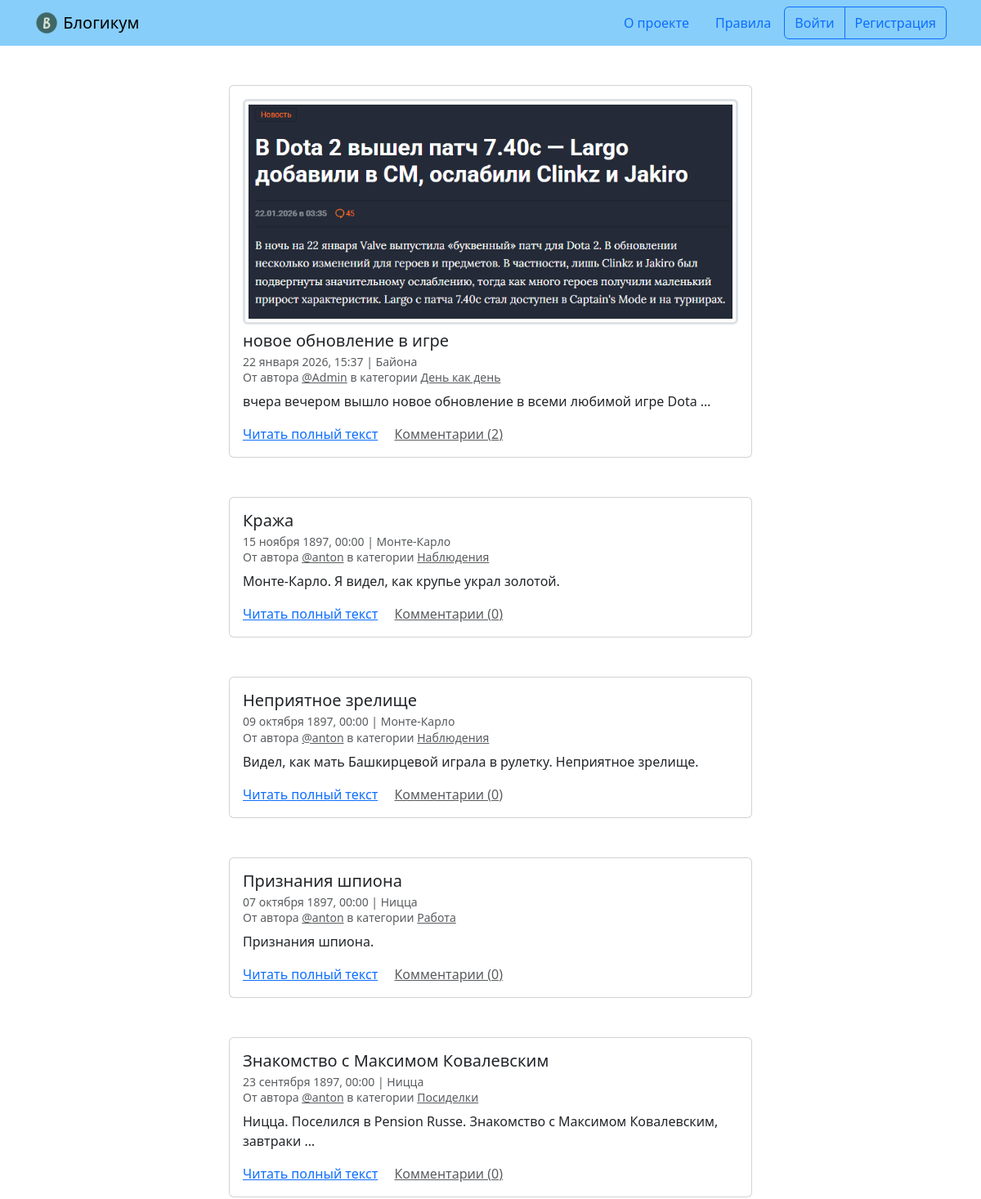
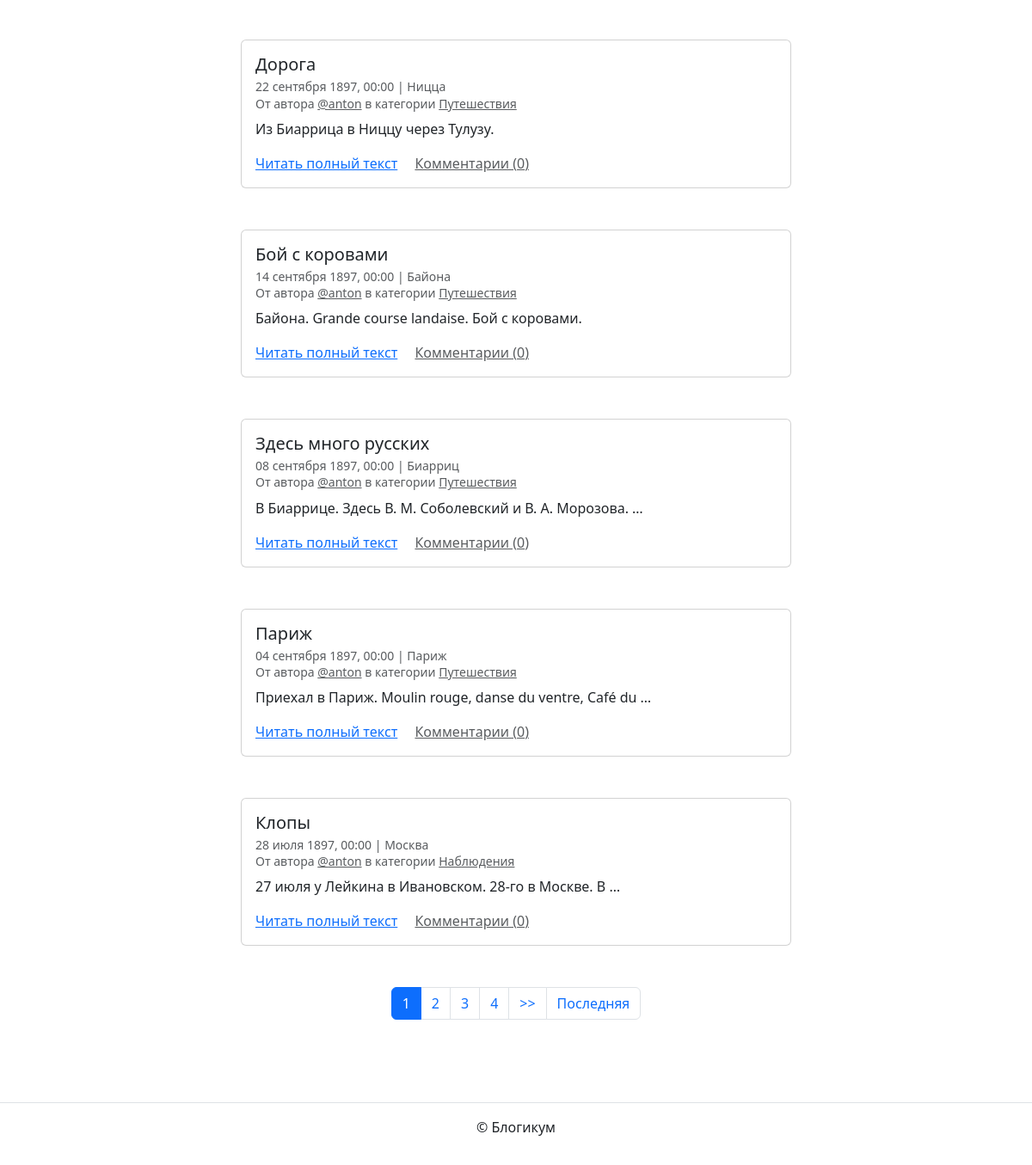
The page / on the database its author committed (2 pictures, top to bottom).
### blog/models.py (models this page shows)
class BaseModel(models.Model):
    is_published = models.BooleanField(
        default=True,
        verbose_name='Опубликовано',
        help_text='Снимите галочку, чтобы скрыть публикацию.'
    )
    created_at = models.DateTimeField(
        auto_now_add=True,
        verbose_name='Добавлено'
    )
    class Meta:
        abstract = True

class Post(BaseModel):
    title = models.CharField(max_length=TEXT_LENGTH, verbose_name='Заголовок')
    text = models.TextField(verbose_name='Текст')
    pub_date = models.DateTimeField(
        verbose_name='Дата и время публикации',
        help_text='Если установить дату и время в будущем — '
                  'можно делать отложенные публикации.'
    )
    image = models.ImageField('Фото', upload_to='posts_images', blank=True)
    author = models.ForeignKey(
        User,
        on_delete=models.CASCADE,
        verbose_name='Автор публикации',
        related_name='posts'
    )
    location = models.ForeignKey(
        Location,
        on_delete=models.SET_NULL,
        null=True,
        verbose_name='Местоположение',
        related_name='posts'
    )
    category = models.ForeignKey(
        Category,
        on_delete=models.SET_NULL,
        null=True,
        verbose_name='Категория',
        related_name='posts'
    )
    class Meta:
        verbose_name = 'публикация'
        verbose_name_plural = 'Публикации'

class Location(BaseModel):
    name = models.CharField(max_length=TEXT_LENGTH,
                            verbose_name='Название места')
    class Meta:
        verbose_name = 'местоположение'
        verbose_name_plural = 'Местоположения'

class Category(BaseModel):
    title = models.CharField(max_length=TEXT_LENGTH, verbose_name='Заголовок')
    description = models.TextField(verbose_name='Описание')
    slug = models.SlugField(
        unique=True,
        verbose_name='Идентификатор',
        help_text='Идентификатор страницы для URL; разрешены символы '
                  'латиницы, цифры, дефис и подчёркивание.'
    )
    class Meta:
        verbose_name = 'категория'
        verbose_name_plural = 'Категории'

### blog/views.py (the view)
def index(request):
    posts = get_posts(
        is_published=True,
        category__is_published=True,
        pub_date__lte=datetime.now())
    page_obj = get_paginator(request, posts)
    context = {'page_obj': page_obj}
    return render(request, 'blog/index.html', context)

### blog/views.py (called while the page is built)
def get_posts(**kwargs):
    return Post.objects.select_related(
        'category',
        'location',
        'author'
    ).annotate(comment_count=Count('comments')
               ).filter(**kwargs).order_by('-pub_date')

def get_paginator(request, queryset,
                  number_of_pages=NUMBER_OF_PAGINATOR_PAGES):
    paginator = Paginator(queryset, number_of_pages)
    page_number = request.GET.get('page')
    return paginator.get_page(page_number)

### templates/blog/index.html (shortened to what this page needs)
{% extends "base.html" %}
{% block content %}
  {% for post in page_obj %}
    <article class="mb-5">
      {% include "includes/post_card.html" %}
    </article>
  {% endfor %}
  {% include "includes/paginator.html" %}
{% endblock %}

### templates/base.html (shortened to what this page needs)
{% load static %}
{% load django_bootstrap5 %}
<!DOCTYPE html>
<html lang="ru">
  <head>
    {% bootstrap_css %}
  </head>
  <body>
    {% include "includes/header.html" %}
    <main>
      <div class="container py-5">
        {% block content %}{% endblock %}
      </div>
    </main>
    {% include "includes/footer.html" %}
  </body>
</html>

### templates/includes/header.html
{% load static %}
<header>
  <nav class="navbar navbar-light" style="background-color: lightskyblue">
    <div class="container">
      <a class="navbar-brand" href="{% url 'blog:index' %}">
        <img src="{% static 'img/logo.png' %}" width="30" height="30" class="d-inline-block align-top" alt="">
        Блогикум
      </a>
      {% with request.resolver_match.view_name as view_name %}
        <ul class="nav  nav-pills">
          <li class="nav-item">
            <a class="nav-link {% if view_name == 'pages:about' %} text-white {% endif %}" href="{% url 'pages:about' %}">
              О проекте
            </a>
          </li>
          <li class="nav-item">
            <a class="nav-link {% if view_name == 'pages:rules' %} text-white {% endif %}" href="{% url 'pages:rules' %}">
              Правила
            </a>
          </li>
          {% if user.is_authenticated %}
            <div class="btn-group" role="group" aria-label="Basic outlined example">
              <button type="button" class="btn btn-outline-primary"><a class="text-decoration-none text-reset"
                  href="{% url 'blog:create_post' %}">Написать пост</a></button>
              <button type="button" class="btn btn-outline-primary"><a class="text-decoration-none text-reset"
                  href="{% url 'blog:profile' user.username %}">{{ user.username }}</a></button>
              <button type="button" class="btn btn-outline-primary"><a class="text-decoration-none text-reset"
                  href="{% url 'logout' %}">Выйти</a></button>
            </div>
          {% else %}
            <div class="btn-group" role="group" aria-label="Basic outlined example">
              <button type="button" class="btn btn-outline-primary"><a class="text-decoration-none text-reset"
                  href="{% url 'login' %}">Войти</a></button>
              <button type="button" class="btn btn-outline-primary"><a class="text-decoration-none text-reset"
                  href="{% url 'registration' %}">Регистрация</a></button>
            </div>
          {% endif %}
        </ul>
      {% endwith %}
    </div>
  </nav>
</header>

### templates/includes/post_card.html (shortened to what this page needs)
<div class="col d-flex justify-content-center">
  <div class="card" style="width: 40rem;">
    <div class="card-body">
      {% if post.image %}
        <a href="{{ post.image.url }}" target="_blank">
          <img class="border-3 rounded img-fluid img-thumbnail mb-2 mx-auto d-block" src="{{ post.image.url }}">
        </a>
      {% endif %}
      <h5 class="card-title">{{ post.title }}</h5>
      <h6 class="card-subtitle mb-2 text-muted">
        <small>
          {{ post.pub_date|date:"d E Y, H:i" }} | {% if post.location and post.location.is_published %}{{ post.location.name }}{% else %}Планета Земля{% endif %}<br>
          От автора <a class="text-muted" href="{% url 'blog:profile' post.author %}">@{{ post.author.username }}</a> в
          категории {% include "includes/category_link.html" %}
        </small>
      </h6>
      <p class="card-text">{{ post.text|truncatewords:10 }}</p>
      <a href="{% url 'blog:post_detail' post.id %}" class="card-link">Читать полный текст</a>
      <a href="{% url 'blog:post_detail' post.id %}" class="card-link text-muted">Комментарии ({{ post.comment_count }})</a>
    </div>
  </div>
</div>

### templates/includes/category_link.html
<a class="text-muted" href="{% url 'blog:category_posts' post.category.slug %}">
  {{ post.category.title }}
</a>

### templates/includes/paginator.html (shortened to what this page needs)
{% if page_obj.has_other_pages %}
  <nav aria-label="Page navigation" class="my-5">
    <ul class="pagination justify-content-center">
      {% for i in page_obj.paginator.page_range %}
        {% if page_obj.number == i %}
          <li class="page-item active">
            <span class="page-link">{{ i }}</span>
          </li>
        {% else %}
          <li class="page-item">
            <a class="page-link" href="?page={{ i }}">{{ i }}</a>
          </li>
        {% endif %}
      {% endfor %}
      {% if page_obj.has_next %}
        <li class="page-item">
          <a class="page-link" href="?page={{ page_obj.next_page_number }}">
            >>
          </a>
        </li>
        <li class="page-item">
          <a class="page-link" href="?page={{ page_obj.paginator.num_pages }}">
            Последняя
          </a>
        </li>
      {% endif %}
    </ul>
  </nav>
{% endif %}

### templates/includes/footer.html
<footer class="border-top text-center py-3">
  <p>© Блогикум</p>
</footer>

### rows shown on the page
Post: image (picture), title "новое обновление в игре", pub_date "22 января 2026, 15:37", location.name "Байона", author.username "Admin", category "День как день", text "вчера вечером вышло новое обновление в всеми любимой игре Dota …", comment_count "2"
Post: title "Кража", pub_date "15 ноября 1897, 00:00", location.name "Монте-Карло", author.username "anton", category "Наблюдения", text "Монте-Карло. Я видел, как крупье украл золотой.", comment_count "0"
Post: title "Неприятное зрелище", pub_date "09 октября 1897, 00:00", location.name "Монте-Карло", author.username "anton", category "Наблюдения", text "Видел, как мать Башкирцевой играла в рулетку. Неприятное зрелище.", comment_count "0"
Post: title "Признания шпиона", pub_date "07 октября 1897, 00:00", location.name "Ницца", author.username "anton", category "Работа", text "Признания шпиона.", comment_count "0"
Post: title "Знакомство с Максимом Ковалевским", pub_date "23 сентября 1897, 00:00", location.name "Ницца", author.username "anton", category "Посиделки", text "Ницца. Поселился в Pension Russe. Знакомство с Максимом Ковалевским, завтраки …", comment_count "0"
Post: title "Дорога", pub_date "22 сентября 1897, 00:00", location.name "Ницца", author.username "anton", category "Путешествия", text "Из Биаррица в Ниццу через Тулузу.", comment_count "0"
Post: title "Бой с коровами", pub_date "14 сентября 1897, 00:00", location.name "Байона", author.username "anton", category "Путешествия", text "Байона. Grande course landaise. Бой с коровами.", comment_count "0"
Post: title "Здесь много русских", pub_date "08 сентября 1897, 00:00", location.name "Биарриц", author.username "anton", category "Путешествия", text "В Биаррице. Здесь В. М. Соболевский и В. А. Морозова. …", comment_count "0"
Post: title "Париж", pub_date "04 сентября 1897, 00:00", location.name "Париж", author.username "anton", category "Путешествия", text "Приехал в Париж. Moulin rouge, danse du ventre, Café du …", comment_count "0"
Post: title "Клопы", pub_date "28 июля 1897, 00:00", location.name "Москва", author.username "anton", category "Наблюдения", text "27 июля у Лейкина в Ивановском. 28-го в Москве. В …", comment_count "0"

### other values the page prints
{{ i }} "1"
{{ i }} "2" "3" "4"
